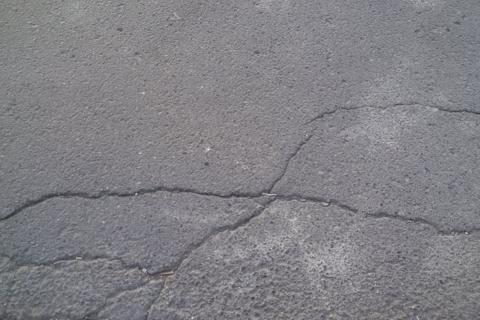
#> input picture crackforest/Images/002.jpg, 480 x 320 px, found by its file name; its folder holds only this picture in this run
$ jupyter execute --allow-errors 'output_1 copy.ipynb'
#> lines starting #> are read from the running program, lines starting #| are printed output that depends on the picture; after the words box and inside, x2 and y2 are one past the last pixel; in counts of white or black regions, pixels touching at a corner belong together
[cell 1]
import cv2 as cv
import numpy as np
from matplotlib import cm
from matplotlib import pyplot as plt
from mpl_toolkits.mplot3d import Axes3D


def read_image(path, color_code=cv.IMREAD_GRAYSCALE):
    """
    read a picture from path
    :type path: string
    :param path: the location of a picture
    :type color_code: opencv color code
    :param color_code: which type the image should be read, cv.IMREAD_GRAYSCALE as default
    :return: the picture read from the path, None if there is an error
    """
    return cv.imread(path, color_code)

def resize_img(img, width=800):
    """
    resize image
    :type img: image
    :param img: input image
    :type width: int
    :param width: width after resize,800 as default
    :return: image after resize
    """
    return cv.resize(img, (width, int(width * img.shape[0] / img.shape[1])))

def med_blur(img, ksize=3, flag=False):
    """
    Median filter for input image
    :param img: input image
    :param ksize: size of filter
    :return: image after median filter
    """

    if img.dtype is not np.uint8:
        img = img.astype(np.uint8)

    new_img = cv.medianBlur(img, ksize)
    if flag:
        plt.rcParams['font.sans-serif'] = ['SimHei']  # 正确打印中文
        plt.subplot(2, 2, 1)
        plt.imshow(img, cmap="gray")
        plt.title("原图")
        plt.subplot(2, 2, 2)
        plt.hist(img)
        plt.title("原图直方图")
        plt.subplot(2, 2, 3)
        plt.imshow(new_img, cmap="gray")
        plt.title("中值滤波结果")
        plt.subplot(2, 2, 4)
        plt.hist(new_img)
        plt.title("中值滤波结果直方图")
        plt.show()
    return new_img


def gauss_blur(img, ksize=[3, 3]):
    cv.GaussianBlur(img, ksize=ksize)

[cell 2]
# coding:utf-8
import time
import cv2 as cv
from matplotlib import pyplot as plt
import numpy as np
import os
import cv2
import os
import numpy as np
from skimage.color import rgb2hsv
from skimage import filters

def enhance_contrast(image):
    # 對比增強
    return cv2.equalizeHist(cv2.cvtColor(image, cv2.COLOR_BGR2GRAY))

def rgb_to_hsv(image):
    # RGB轉HSI/HSV
    hsv_image = rgb2hsv(image)
    intensity = hsv_image[2:, :, 2]  # 提取飽和度通道
    return intensity

def calculate_otsu_threshold(image):
    # 計算 Otsu 閾值
    return filters.threshold_otsu(image)

def apply_joint_threshold(image, otsu_thresh):
    # 計算聯合閾值
    _, binary_global = cv2.threshold(image, otsu_thresh, 255, cv2.THRESH_BINARY)
    return binary_global

def canny_edge_detection(image):
    # Canny 邊緣檢測
    return cv2.Canny(image, 100, 200)

def morphological_operations(image):
    # 形態學操作
    #kernel = np.ones((5, 5), np.uint8)
    #closed_image = cv2.morphologyEx(image, cv2.MORPH_CLOSE, kernel)
    fat_image = cv.dilate(image, None, iterations=2)
    return fat_image

def process_image(file_path, output_dir):
    """
    Process a single image using RegionGrow.
    :param file_path: Path to the input image.
    :param output_dir: Directory to save the processed image.
    """
    # 读取图片
    origin = read_image(file_path, color_code=cv.IMREAD_ANYCOLOR)  # Read color image
#> in read_image, returned value is the input picture: shape (320, 480, 3); mean B, G, R 133.2, 128.5, 129.6
    # 裁剪图片
    img = resize_img(origin)

    # 步驟 1: 對比增強
    enhanced_image = enhance_contrast(img)
#> in enhance_contrast, `return cv2.equalizeHist(cv2.cvtColor(image, cv2.COLOR_BGR2GRAY))`:
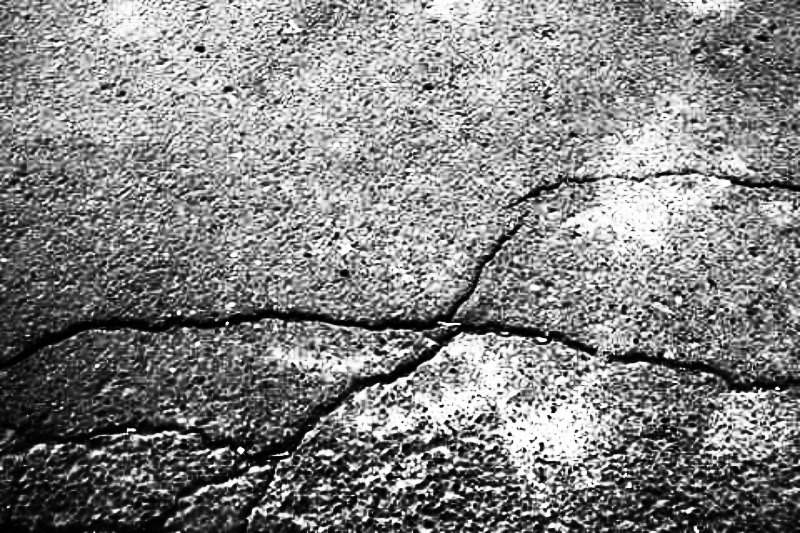
#> returned value: shape (533, 800); min 0, max 255, mean 130.7

    # 步驟 2: RGB 轉 HSI/HSV
    intensity = rgb_to_hsv(img)
#> in rgb_to_hsv, `hsv_image = rgb2hsv(image)`: hsv_image: shape (533, 800, 3) float64; mean of channels 0, 1, 2 0.635, 0.0395, 0.522

    # 步驟 3: 計算 Otsu 閾值
    otsu_thresh = calculate_otsu_threshold(intensity)
#> otsu_thresh = 0.505

    # 步驟 4: 計算聯合閾值
    joint_thresholded = apply_joint_threshold(enhanced_image, otsu_thresh)
#> in apply_joint_threshold, `_, binary_global = cv2.threshold(image, otsu_thresh, 255, cv2.THRESH_B..`:
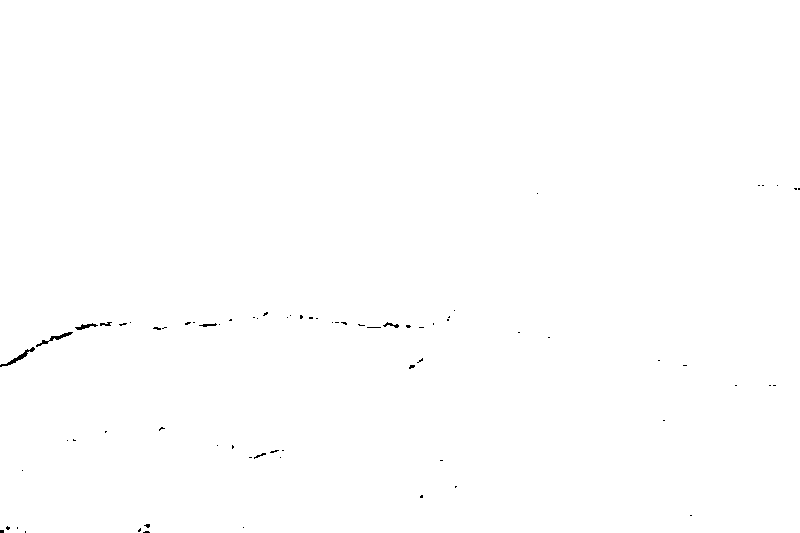
#> binary_global: shape (533, 800); 99.8% white; black in thin lines or dots, all inside (x1, y1, x2, y2) = (0, 185, 800, 533)

    # 步驟 5: Canny 邊緣檢測
    edges = canny_edge_detection(joint_thresholded)
#> in canny_edge_detection, `return cv2.Canny(image, 100, 200)`:
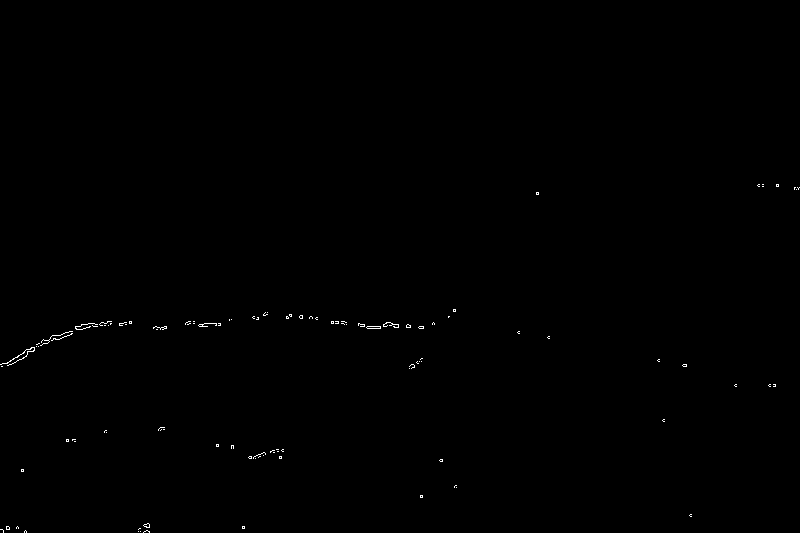
#> returned value: shape (533, 800); 0.2% white in thin lines or dots, all inside (x1, y1, x2, y2) = (0, 184, 800, 533)

    # 步驟 6: 形態學操作
    final_image = morphological_operations(edges)
#> in morphological_operations, `fat_image = cv.dilate(image, None, iterations=2)`:
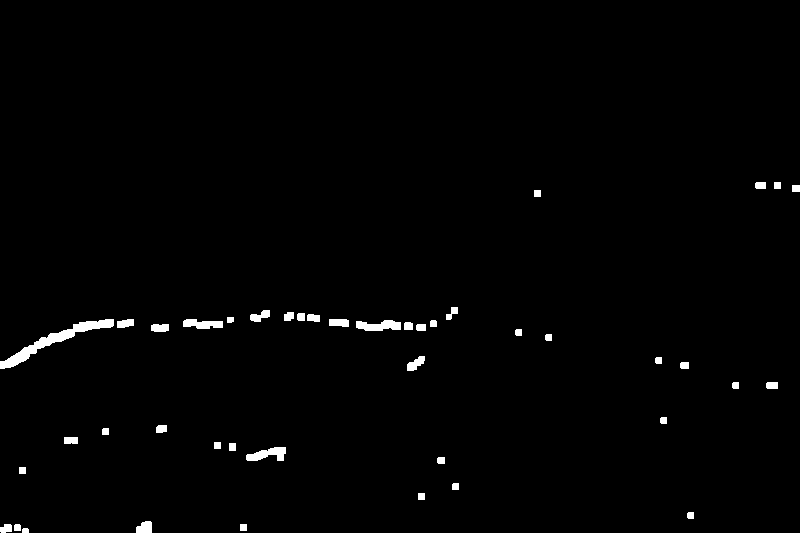
#> fat_image: shape (533, 800); 1.2% white; 43 white regions, largest, box (x1, y1, x2, y2) and area: (0, 319, 114, 369) 1118, (356, 320, 401, 331) 356, (246, 447, 286, 461) 345

    # 中值滤波
    final_image = med_blur(final_image, ksize=3, flag=False)
#> in med_blur, `new_img = cv.medianBlur(img, ksize)`: new_img: shape (533, 800); 1.1% white; 42 white regions, largest, box (x1, y1, x2, y2) and area: (0, 319, 114, 369) 1122, (356, 320, 401, 331) 352, (246, 447, 286, 461) 343

    # Save the processed image with the same name in the output directory
    output_path = os.path.join(output_dir, os.path.basename(file_path))
    plt.imsave(output_path, final_image, cmap='gray')
    #print(f"Saved processed image to {output_path}")

if __name__ == "__main__":
    input_dir = "/home/yuchi/Canny_Detection/crackforest/Images/"  # Input directory
    output_dir = "/home/yuchi/Canny_Detection/crackforest/Output_1/"  # Output directory
    os.makedirs(output_dir, exist_ok=True)  # Create output directory if it doesn't exist

    # Process each image in the input directory
    for file_name in os.listdir(input_dir):
        file_path = os.path.join(input_dir, file_name)
        if os.path.isfile(file_path) and file_name.lower().endswith(('.png', '.jpg', '.jpeg')):
            try:
                process_image(file_path, output_dir)
            except Exception as e:
                print(f"Error processing {file_name}: {e}")

[cell 3]
import os
import cv2
import numpy as np
from sklearn.metrics import precision_score, recall_score, f1_score

def read_images_with_matching(folder, prefix, file_extension):
    """读取指定资料夹中指定格式的图片，并匹配文件名前缀"""
    image_files = [os.path.join(folder, f) for f in os.listdir(folder) if f.endswith(file_extension)]
    images = {}
    for file in image_files:
        # 获取不含后缀的文件名，并去掉可能的 '_label'
        image_name = os.path.splitext(os.path.basename(file))[0].replace('_label', '')
        image = cv2.imread(file, cv2.IMREAD_GRAYSCALE)  # 读取灰度图像
        if image is not None:
            images[image_name] = image
        else:
            print(f"Warning: Could not read {file}")
    return images

def calculate_metrics(true_images, predicted_images, threshold=128):
    """计算 Precision, Recall 和 F-Measure"""
    precision_list, recall_list, f1_list = [], [], []

    for name, true_image in true_images.items():
        if name in predicted_images:
            pred_image = predicted_images[name]

            # 确保两张图片尺寸一致
            if true_image.shape != pred_image.shape:
                print(f"Skipping {name}: Shape mismatch ({true_image.shape} vs {pred_image.shape})")
                continue

            # 二值化处理
            true_binary = (true_image > threshold).astype(np.uint8).flatten()
            pred_binary = (pred_image > threshold).astype(np.uint8).flatten()

            # 计算指标
            precision = precision_score(true_binary, pred_binary, zero_division=0)
            recall = recall_score(true_binary, pred_binary, zero_division=0)
            f1 = f1_score(true_binary, pred_binary, zero_division=0)

            precision_list.append(precision)
            recall_list.append(recall)
            f1_list.append(f1)
        else:
            print(f"Warning: Missing matching image for {name} in predicted folder")

    # 计算平均指标
    avg_precision = np.mean(precision_list) if precision_list else 0
    avg_recall = np.mean(recall_list) if recall_list else 0
    avg_f1 = np.mean(f1_list) if f1_list else 0

    return avg_precision, avg_recall, avg_f1

def main(jpg_folder, png_folder, threshold=128):
    """主函数"""
    # 读取两个文件夹中的图片
    print("Reading .jpg images...")
    true_images = read_images_with_matching(jpg_folder, '', '.jpg')

$ run again, on crackforest/Images/007.jpg
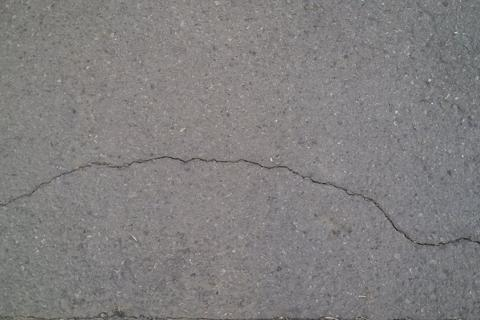
#> input picture crackforest/Images/007.jpg, 480 x 320 px, found by its file name
#> in read_image, returned value is the input picture: shape (320, 480, 3); mean B, G, R 127.6, 127.4, 129.5
#> hsv_image: shape (533, 800, 3) float64; mean of channels 0, 1, 2 0.55, 0.0311, 0.511
#> otsu_thresh = 0.501
#> in apply_joint_threshold, `_, binary_global = cv2.threshold(image, otsu_thresh, 255, cv2.THRESH_B..`:
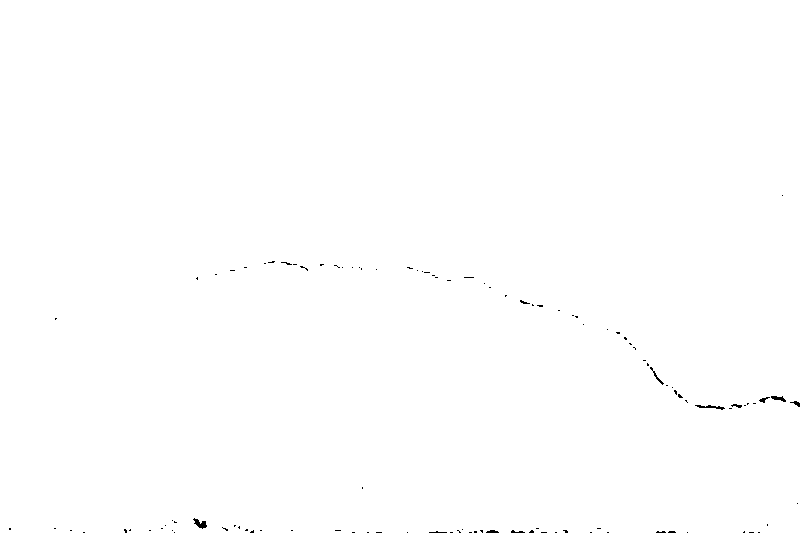
#> binary_global: shape (533, 800); 99.8% white; black in thin lines or dots, all inside (x1, y1, x2, y2) = (9, 195, 800, 533)
#> in morphological_operations, `fat_image = cv.dilate(image, None, iterations=2)`:
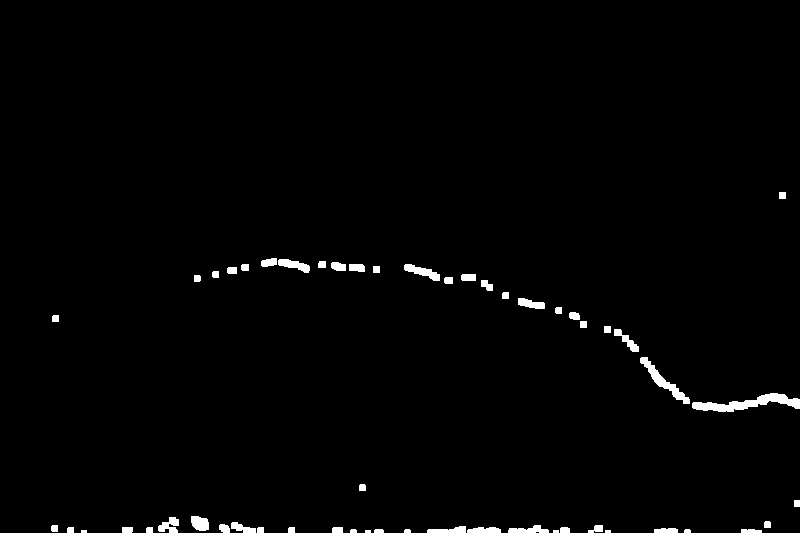
#> fat_image: shape (533, 800); 1.4% white; 54 white regions (4 under 20 px), largest, box (x1, y1, x2, y2) and area: (692, 393, 800, 412) 908, (640, 357, 690, 404) 511, (404, 264, 440, 281) 279
#> new_img: shape (533, 800); 1.4% white; 50 white regions (3 under 20 px), largest, box (x1, y1, x2, y2) and area: (692, 393, 800, 412) 909, (640, 357, 690, 404) 509, (261, 258, 310, 273) 358

$ run again, on crackforest/Images/008.jpg
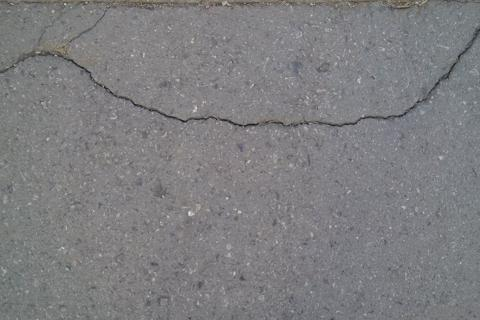
#> input picture crackforest/Images/008.jpg, 480 x 320 px, found by its file name
#> in read_image, returned value is the input picture: shape (320, 480, 3); mean B, G, R 128.1, 125.9, 126.2
#> hsv_image: shape (533, 800, 3) float64; mean of channels 0, 1, 2 0.462, 0.0322, 0.505
#> otsu_thresh = 0.489
#> in apply_joint_threshold, `_, binary_global = cv2.threshold(image, otsu_thresh, 255, cv2.THRESH_B..`:
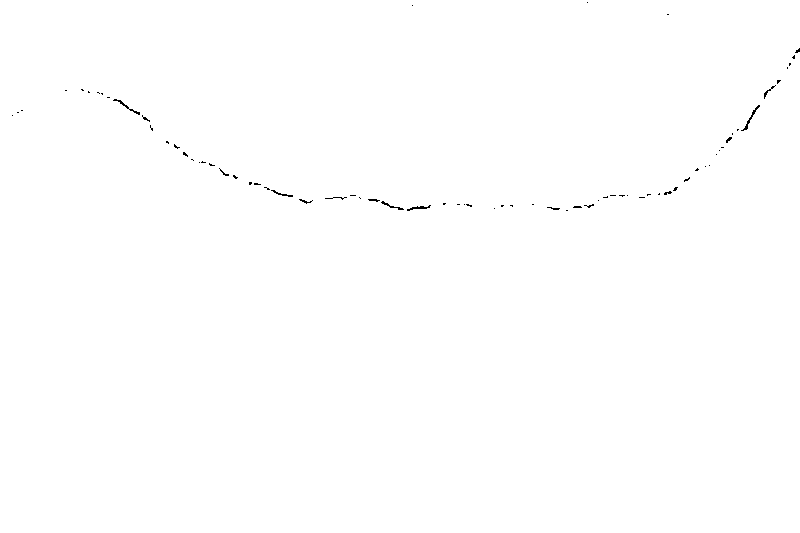
#> binary_global: shape (533, 800); 99.8% white; black in thin lines or dots, all inside (x1, y1, x2, y2) = (12, 2, 800, 211)
#> in morphological_operations, `fat_image = cv.dilate(image, None, iterations=2)`:
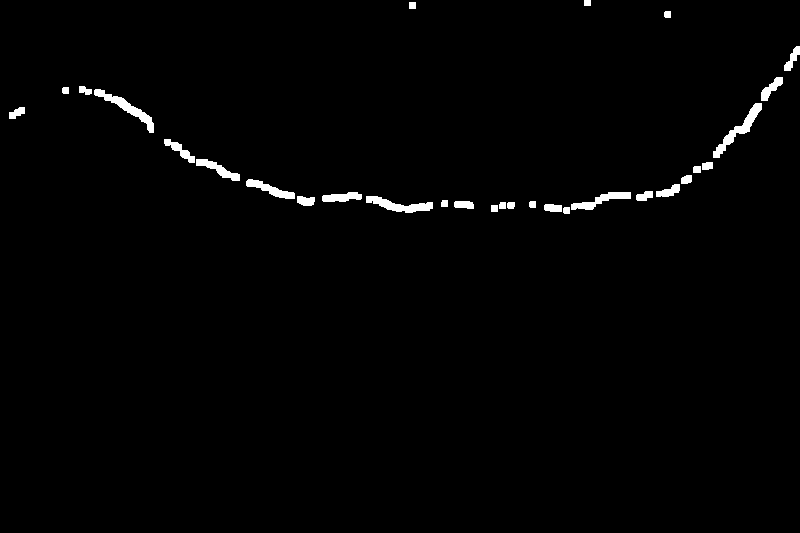
#> fat_image: shape (533, 800); 1.3% white; 30 white regions, largest, box (x1, y1, x2, y2) and area: (713, 103, 762, 158) 585, (94, 89, 154, 133) 573, (366, 196, 433, 213) 525
#> new_img: shape (533, 800); 1.3% white; 24 white regions, largest, box (x1, y1, x2, y2) and area: (544, 192, 631, 214) 604, (164, 139, 240, 181) 603, (713, 103, 762, 158) 585

$ run again, on crackforest/Images/010.jpg
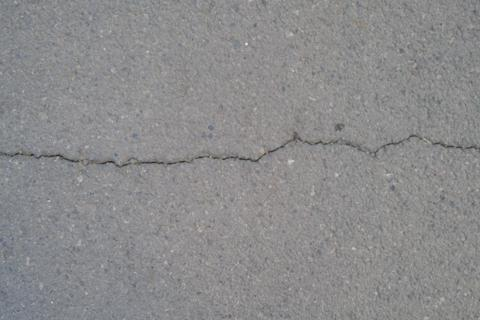
#> input picture crackforest/Images/010.jpg, 480 x 320 px, found by its file name
#> in read_image, returned value is the input picture: shape (320, 480, 3); mean B, G, R 140.1, 139.2, 139.4
#> hsv_image: shape (533, 800, 3) float64; mean of channels 0, 1, 2 0.303, 0.0194, 0.553
#> otsu_thresh = 0.545
#> in apply_joint_threshold, `_, binary_global = cv2.threshold(image, otsu_thresh, 255, cv2.THRESH_B..`:
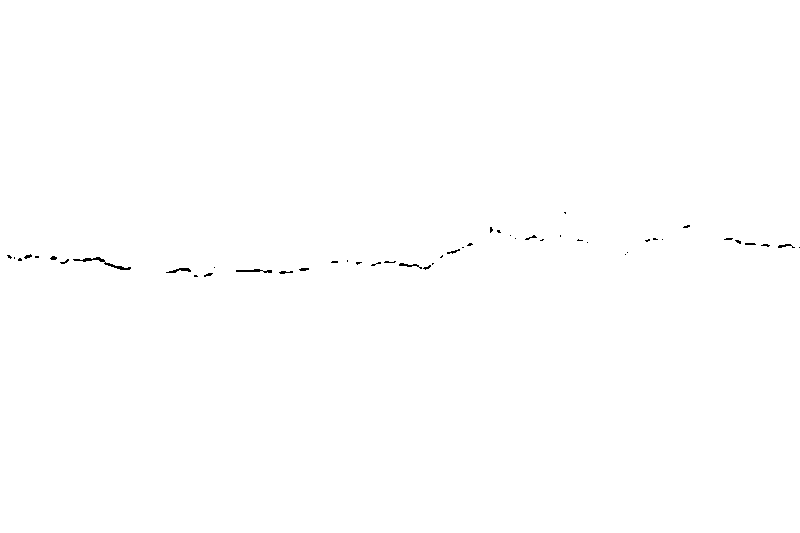
#> binary_global: shape (533, 800); 99.8% white; black in thin lines or dots, all inside (x1, y1, x2, y2) = (7, 212, 800, 277)
#> in morphological_operations, `fat_image = cv.dilate(image, None, iterations=2)`:
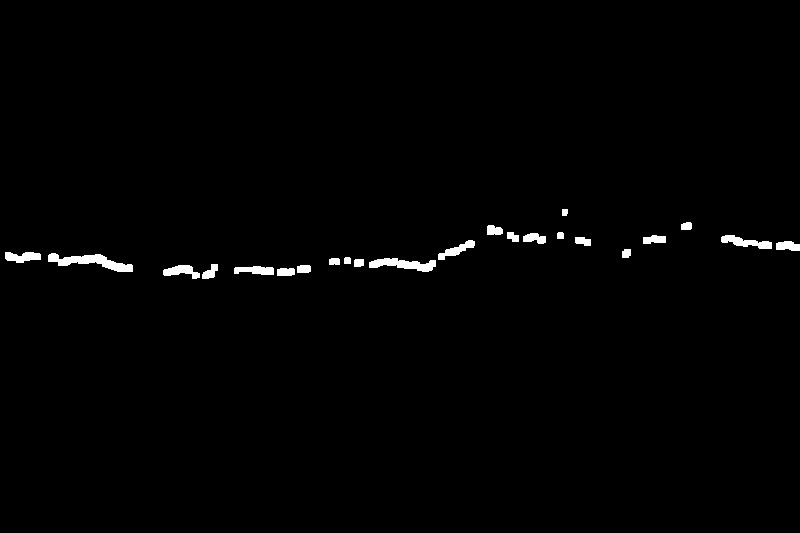
#> fat_image: shape (533, 800); 1% white; 23 white regions, largest, box (x1, y1, x2, y2) and area: (48, 253, 133, 272) 719, (369, 258, 436, 272) 530, (721, 235, 772, 249) 361
#> new_img: shape (533, 800); 1% white; 23 white regions, largest, box (x1, y1, x2, y2) and area: (48, 253, 133, 272) 720, (369, 258, 436, 272) 528, (721, 235, 772, 249) 362

$ run again, on crackforest/Images/003.jpg
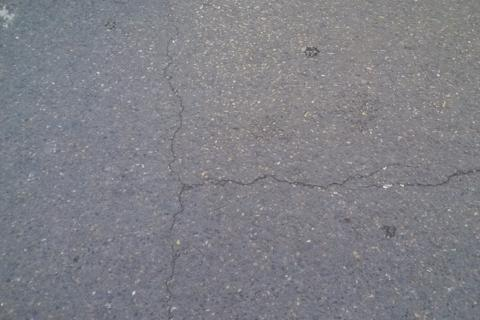
#> input picture crackforest/Images/003.jpg, 480 x 320 px, found by its file name
#> in read_image, returned value is the input picture: shape (320, 480, 3); mean B, G, R 134.9, 128.3, 128.1
#> hsv_image: shape (533, 800, 3) float64; mean of channels 0, 1, 2 0.417, 0.0632, 0.53
#> otsu_thresh = 0.529
#> binary_global: shape (533, 800); 99.8% white; black in thin lines or dots
#> fat_image: shape (533, 800); 1.6% white; 90 white regions (1 under 20 px), largest, box (x1, y1, x2, y2) and area: (728, 282, 790, 311) 507, (634, 374, 662, 397) 455, (505, 76, 534, 95) 387
#> in med_blur, `new_img = cv.medianBlur(img, ksize)`:
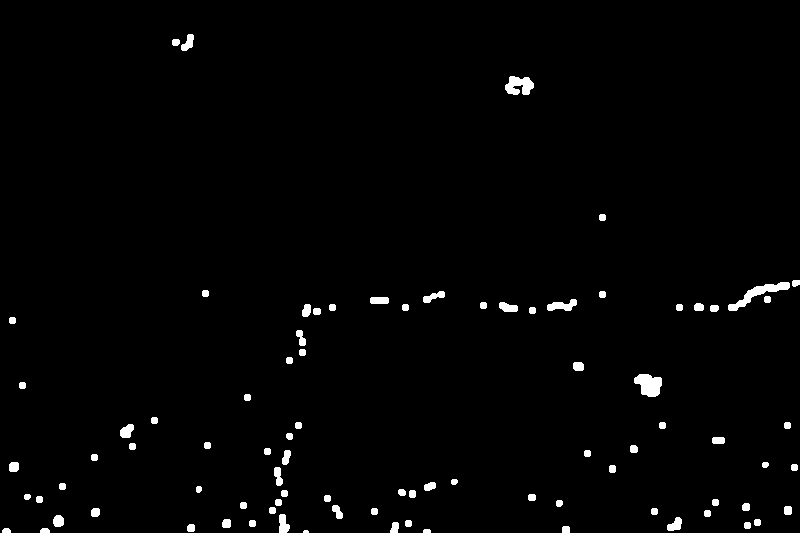
#> new_img: shape (533, 800); 1.6% white; 87 white regions (1 under 20 px), largest, box (x1, y1, x2, y2) and area: (728, 282, 790, 311) 509, (634, 374, 662, 397) 461, (505, 76, 534, 95) 387
